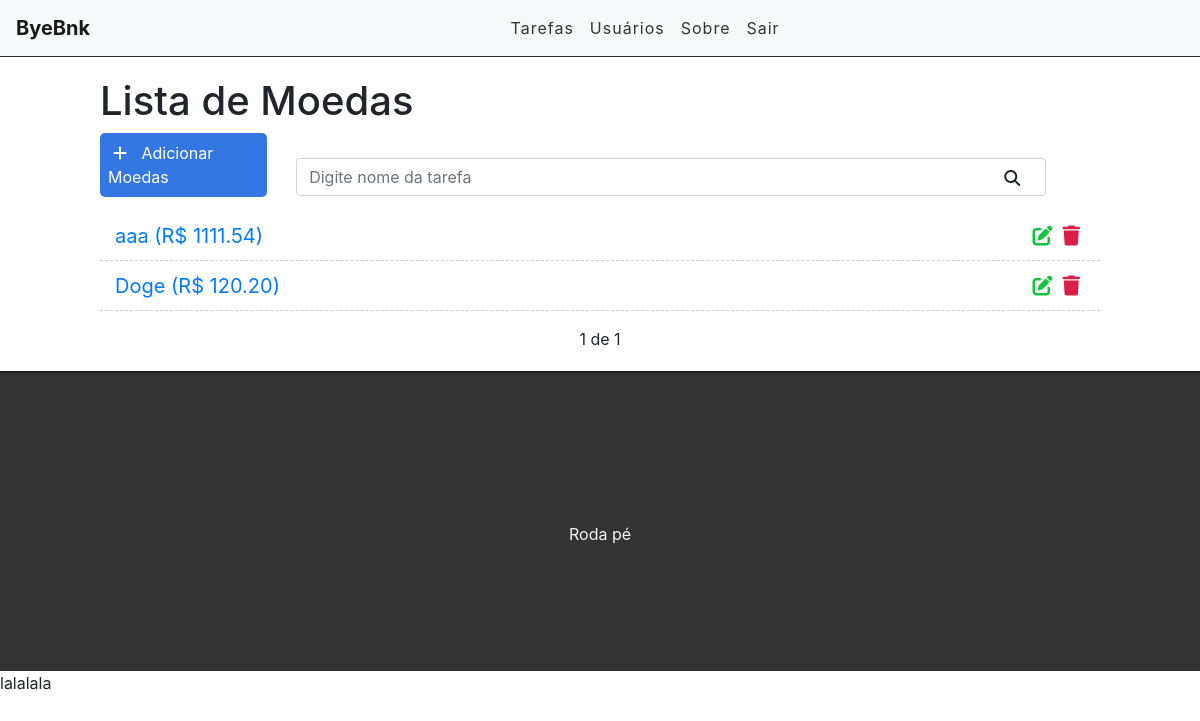
The app's page /?page=2 (signed in), older data.
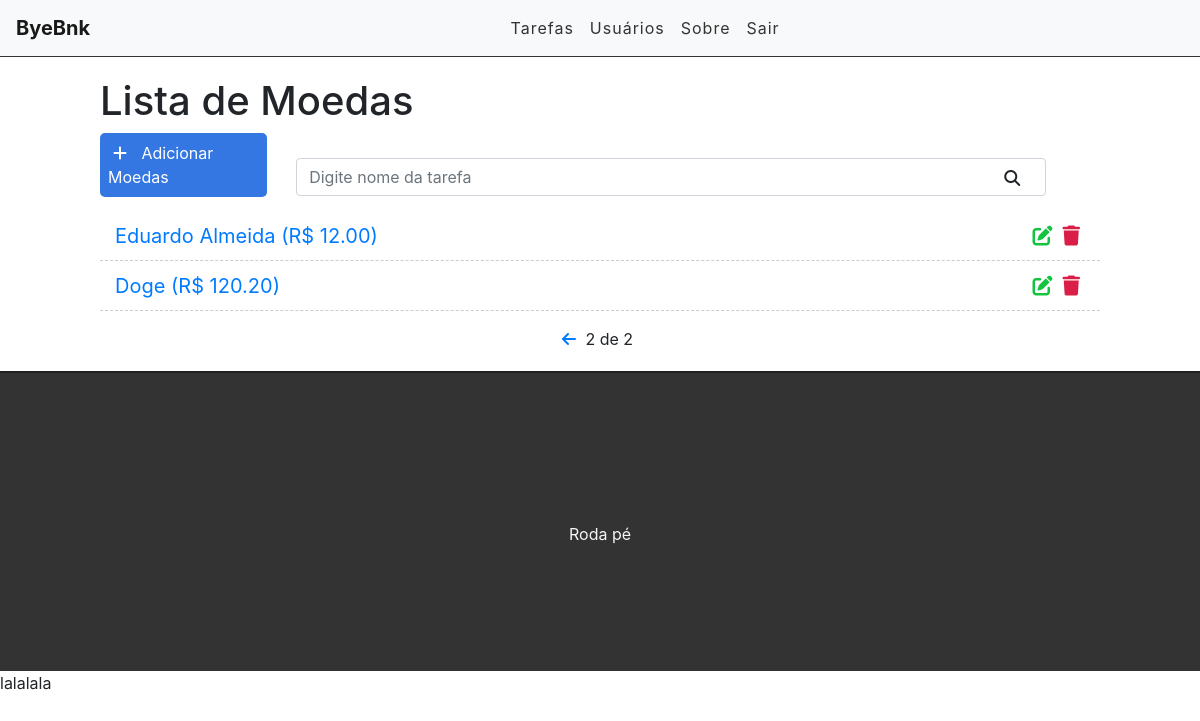
The same page, newer data.
### tasks/models.py (models this page shows, shortened)
class Task(models.Model):
    STATUS = (
        ('renda fixa', 'renda fixa'),
        ('renda variável', 'renda variável'),
        ('cripto', 'cripto')
    )
    nome = models.CharField(max_length=255)
    valor = models.DecimalField(max_digits=10, decimal_places=2, default=0)
    modalidade = models.CharField(max_length=14, choices=STATUS)
    user = models.ForeignKey(get_user_model(), on_delete=models.CASCADE)
    created_at = models.DateTimeField(auto_now_add=True)
    updated_at = models.DateTimeField(auto_now=True)

### tasks/views.py (the view)
# urls.py: path('', views.taskList, name='task-list'),
@login_required
def taskList(request):
    search = request.GET.get('search')
    if search:
        tasks = Task.objects.filter(nome__icontains=search, user=request.user)
    else:
        tasks_list = Task.objects.all().order_by('-created_at').filter(user=request.user)
        paginator = Paginator(tasks_list, 3)
        page = request.GET.get('page')
        tasks = paginator.get_page(page)
    return render(request, 'tasks/list.html', {'tasks': tasks})

### tasks/templates/tasks/list.html (shortened to what this page needs)
{% extends 'base.html' %}
{% block content %}
<div class="offset-1 col-10 list-div">
    <h1>Lista de Moedas</h1>
    <a id="add-link" href="newtask">
        <div id="add-link" class="col-2 add-div">
            <i class="fas fa-plus"></i> Adicionar Moedas
        </div>
    <a>
    <div class="col-9 search-div">
        <form method="GET" id="search-form">
            <input class="form-control" type="text" id="search" name="search" placeholder="Digite nome da tarefa" value="{{ request.GET.search }}">
            <i class="fas fa-search" id="search-btn"></i>
        </form>
    </div>
    <ul class="task-list">
        {% for task in tasks %}
        <li class="task-item">
            <span><a href="/task/{{task.id}}">{{ task.nome }} (R$ {{ task.valor }})</a></span>
            <a href="deletetask/{{ task.id }}" class="delete-btn"><span><i class="fas fa-trash"></i></span></a>
            <a href="edittask/{{ task.id }}"><span><i class="fas fa-edit"></i></span></a>
        </li>
        {% endfor %}
    </ul>
    <div class="pagination">
        <span class="step-links">
            {% if tasks.has_previous %}
                <a href="?page={{ tasks.previous_page_number }}"><i class="fas fa-arrow-left"></i></a>
            {% endif %}
            {% if tasks.paginator.num_pages %}
            <span class="current">
                {{ tasks.number }} de {{tasks.paginator.num_pages}}
            </span>
            {% endif %}
        </span>
    </div>
</div>
{% endblock %}

Row changes from the older to the newer data that the page shows:
removed Task: nome "aaa", valor "1111.54"
added Task: nome "Eduardo Almeida", valor "12.00"
Text that changed along with them:
{{ tasks.number }}: "1" → "2"
{{ tasks.paginator.num_pages }}: "1" → "2"
